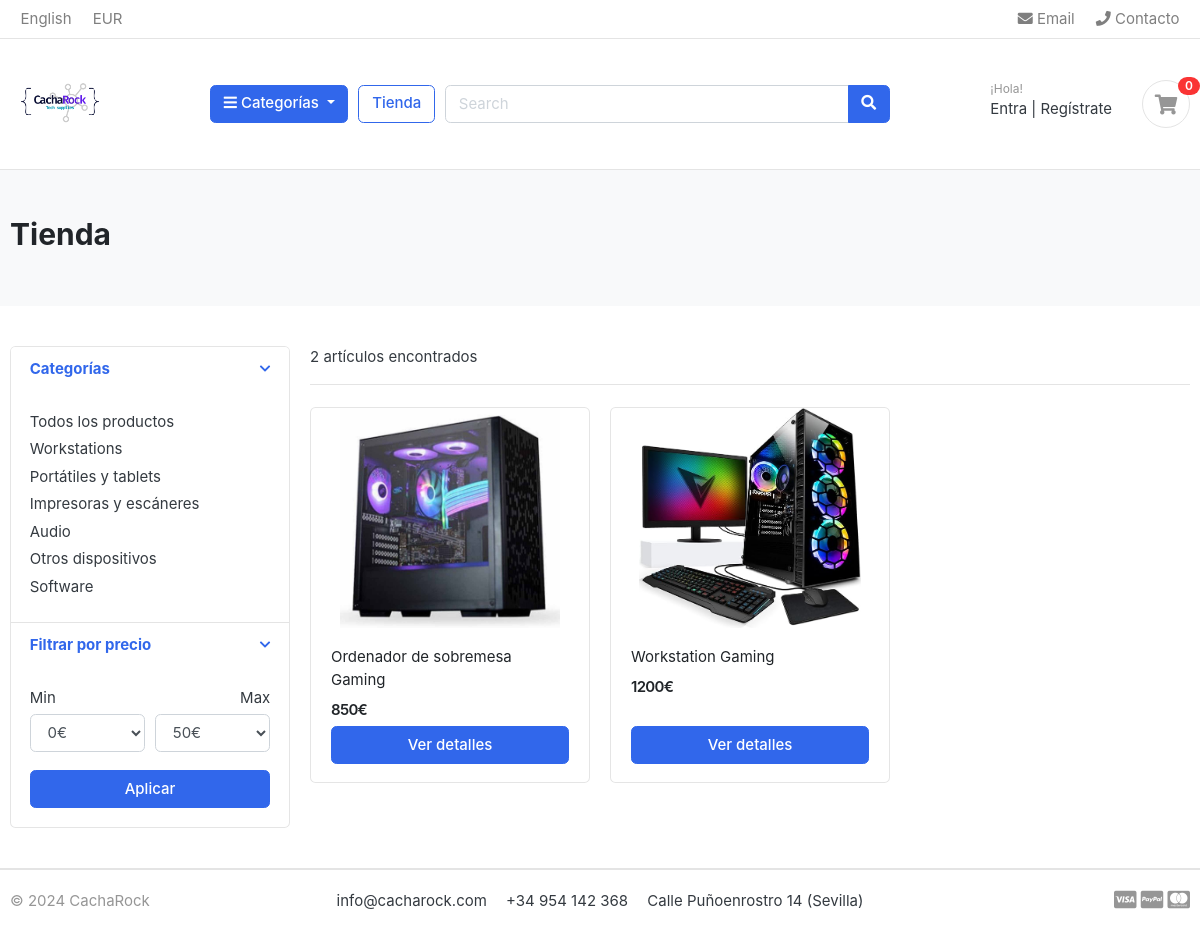
The page /tienda/categoria/workstations/ on the database its author committed.
### categoria/models.py (models this page shows, shortened)
class Categoria(models.Model):
    nombre_categoria = models.CharField(max_length=50, unique=True)
    slug = models.SlugField(max_length=100, unique=True)
    descripcion = models.CharField(max_length=255)
    cat_imagen = models.ImageField(upload_to='imagenes/categories/', blank=True)
    class Meta():
        verbose_name = 'Categoría'
        verbose_name_plural = 'Categorías'
    def get_url(self):
        return reverse('productos_por_categoria', args=[self.slug])

### tienda/models.py (models this page shows, shortened)
class Producto(models.Model):
    nombre_producto = models.CharField(max_length=200, unique=True)
    slug = models.SlugField(max_length=200, unique=True)
    descripcion_producto = models.TextField(max_length=500, blank=True)
    precio = models.IntegerField()
    imagen = models.ImageField(upload_to='imagenes/productos')
    stock_maximo = models.IntegerField(default=0)
    stock_disponible = models.IntegerField()
    disponibilidad = models.BooleanField(default=True)
    categoria = models.ForeignKey(Categoria, on_delete=models.CASCADE)
    fecha_creacion = models.DateTimeField(auto_now_add=True)
    fecha_modificacion = models.DateTimeField(auto_now=True)
    def get_url(self):
        return reverse('detalle_producto', args=[self.categoria.slug, self.slug])

### tienda/views.py (the view)
# urls.py: path('tienda/', include('tienda.urls')),
def tienda(request, categoria_slug=None):
    categorias = None
    productos = None
    if categoria_slug != None:
        categorias = get_object_or_404(Categoria, slug=categoria_slug)
        productos = Producto.objects.filter(categoria=categorias, disponibilidad=True)
        paginator = Paginator(productos, 3) # Paginación y artículos mostrados por página
        page = request.GET.get('page')
        paged_productos = paginator.get_page(page)
        numero_productos = productos.count()
    else:
        productos = Producto.objects.all().filter(disponibilidad=True).order_by('id')
        paginator = Paginator(productos, 6)
        page = request.GET.get('page')
        paged_productos = paginator.get_page(page)
        numero_productos = productos.count()
    print("Número de productos:", len(productos))
    context = {
        'productos': paged_productos,
        'numero_productos' : numero_productos
    }
    return render(request, 'tienda/tienda.html', context)

### carts/context_processors.py (called while the page is built)
def contador(request):
    cuenta_carrito = 0
    if 'admin' in request.path:
        return {}
    else:
        try:
            cart = Cart.objects.filter(cart_id=_cart_id(request))
            cart_items = CartItem.objects.all().filter(cart=cart[:1])
            for cart_item in cart_items:
                cuenta_carrito += cuenta_carrito + cart_item.cantidad
        except Cart.DoesNotExist:
            cuenta_carrito = 0
    return dict(cuenta_carrito=cuenta_carrito)

### carts/views.py (called while the page is built)
def _cart_id(request):
    cart = request.session.session_key
    if not cart:
        cart = request.session.create()
    return cart

### categoria/context_processors.py (called while the page is built)
def menu_links(request):
    links = Categoria.objects.all()
    return dict(links=links)

### templates/tienda/tienda.html (shortened to what this page needs)
{% extends "base.html" %}
{% load static %}
{% block content %}
<section class="section-pagetop bg">
    <div class="container">
        {% if 'search' in request.path %}
        <h2 class="title-page">Encontrar productos</h2>
        {% else %}
        <h2 class="title-page">Tienda</h2>
        {% endif %}
    </div>
</section>
<section class="section-content padding-y">
    <div class="container">
        <div class="row">
            <aside class="col-md-3">
                <div class="card">
                    <article class="filter-group">
                        <header class="card-header">
                            <a href="#" data-toggle="collapse" data-target="#collapse_1" aria-expanded="true" class="">
                                <i class="icon-control fa fa-chevron-down"></i>
                                <h6 class="title">Categorías</h6>
                            </a>
                        </header>
                        <div class="filter-content collapse show" id="collapse_1">
                            <div class="card-body">
                                <ul class="list-menu">
                                    <li><a href="{% url 'tienda' %}">Todos los productos  </a></li>
                                    {% for categoria in links %}
                                    <li><a href="{{ categoria.get_url }}">{{ categoria.nombre_categoria }}  </a></li>
                                    {% endfor %}
                                </ul>
                            </div>
                        </div>
                    </article>
                    <article class="filter-group">
                        <header class="card-header">
                            <a href="#" data-toggle="collapse" data-target="#collapse_3" aria-expanded="true" class="">
                                <i class="icon-control fa fa-chevron-down"></i>
                                <h6 class="title">Filtrar por precio </h6>
                            </a>
                        </header>
                        <div class="filter-content collapse show" id="collapse_3">
                            <div class="card-body">
                                <div class="form-row">
                                    <div class="form-group col-md-6">
                                        <label>Min</label>
                                        <select class="mr-2 form-control">
                                            <option value="0">0€</option>
                                        </select>
                                    </div>
                                    <div class="form-group text-right col-md-6">
                                        <label>Max</label>
                                        <select class="mr-2 form-control">
                                            <option value="50">50€</option>
                                        </select>
                                    </div>
                                </div>
                                <button class="btn btn-block btn-primary">Aplicar</button>
                            </div>
                        </div>
                    </article>
                </div>
            </aside>
            <main class="col-md-9">
                <header class="border-bottom mb-4 pb-3">
                    <div class="form-inline">
                        <span class="mr-md-auto">{{ numero_productos }} artículos encontrados </span>
                    </div>
                </header>
                <div class="row">
                    {% if productos %}
                    {% for producto in productos %}
                    <div class="col-md-4">
                        <figure class="card card-product-grid">
                            <div class="img-wrap">
                                <a href="{{ producto.get_url }}"><img src="{{ producto.imagen.url }}" height="" width="" alt=""></a>
                            </div>
                            <figcaption class="info-wrap">
                                <div class="fix-height">
                                    <a href="{{ producto.get_url }}" class="title">{{ producto.nombre_producto }}</a>
                                    <div class="price-wrap mt-2">
                                        <span class="price">{{ producto.precio }}€</span>
                                    </div>
                                </div>
                                <a href="{{ producto.get_url }}" class="btn btn-block btn-primary">Ver detalles </a>
                            </figcaption>
                        </figure>
                    </div>
                    {% endfor %}
                    {% else %}
                    <div>
                        <h2>Sin resultados</h2>
                    </div>
                    {% endif %}
                </div>
            </main>
        </div>
    </div>
</section>
{% endblock content %}

### eshop/static/css/ui.css (style rules this page uses)
html { font-family: "Inter", sans-serif; font-size: 15px; }
.img-wrap { text-align: center; display: block; }
.img-wrap img { max-width: 100%; }
.price-wrap { letter-spacing: -0.7px; }
.padding-y { padding-top: 40px; padding-bottom: 40px; }
figure { margin-bottom: 0; }
article:after, .form-group:after { display: block; clear: both; content: ""; }
.bg { background-color: #f8f9fa; }
.title-page { color: #212529; }
[class*=list-] li:after { visibility: hidden; display: block; content: ""; overflow: hidden; height: 0; clear: both; }
.list-menu { list-style: none; margin: 0; padding-left: 0; }
.list-menu li { margin-bottom: 5px; }
.list-menu a { color: #343a40; }
[class*=card-product] a.title { color: #212529; display: block; }
[class*=card-product] .img-wrap { overflow: hidden; position: relative; }
[class*=card-product] .img-wrap img { height: 100%; max-width: 100%; width: auto; display: inline-block; -o-object-fit: cover; object-fit: cover; }
.card-product-grid { margin-bottom: 20px; }
.card-product-grid .img-wrap { border-radius: 0.2rem 0.2rem 0 0; height: 220px; }
.card-product-grid .info-wrap { overflow: hidden; padding: 18px 20px; }
.card-product-grid .fix-height { height: 80px; overflow: hidden; }
.card .img-wrap { overflow: hidden; }
.price { font-weight: 600; color: #212529; }
.icon-control { margin-top: 5px; float: right; font-size: 80%; }
.card-header .title { margin-bottom: 0; line-height: 1.5; }
.filter-group { border-bottom: 1px solid #e4e4e4; }
.filter-group .card-header { border-bottom: 0; }
.filter-group:last-child { border-bottom: 0; }
.section-pagetop { padding: 45px 0; }

### rows shown on the page
Categoria: nombre_categoria "Workstations"
Categoria: nombre_categoria "Portátiles y tablets"
Categoria: nombre_categoria "Impresoras y escáneres"
Categoria: nombre_categoria "Audio"
Categoria: nombre_categoria "Otros dispositivos"
Categoria: nombre_categoria "Software"
Producto: imagen (picture), nombre_producto "Ordenador de sobremesa Gaming", precio "850"
Producto: imagen (picture), nombre_producto "Workstation Gaming", precio "1200"

### other values the page prints
{{ cuenta_carrito }} "0"
{{ numero_productos }} "2"
